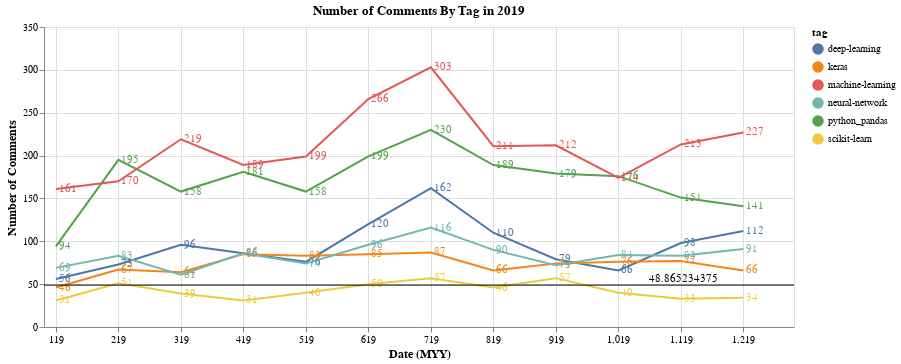

The notebook cell this image was saved under:
### Markdown cell above
# Evaluating Trends Over Time

One way to understand how every tag performed over time is to match them against the average performance of the other tabs.

### Code cell
"""The Code to Rule Them All"""

                                    """Additional Data Cleaning"""
        
stack["CreationDate"] = pd.to_datetime(stack["CreationDate"]) # Changes format of CreationDate column to datetime
tags = stack["Tags"].str.split(",", expand =True) # Splits the Tags column and generates DataFrame

#                                         """Data Manipulation"""
    
tags = pd.concat([stack,tags],axis =1) # Concatenates Tags and Original DataFrame
# This transforms DataFrame from wide to long format and then sort values by tags (this is to count values better)
melted_tags = tags.melt(id_vars = ["Id","CreationDate"],value_vars = [0,1,2,3,4], value_name="tags").sort_values("tags")
for i,c in enumerate(melted_tags["tags"]): # Iterates through melted_tags column to find out where None values are
    if c is None: # This loop iterates the column until it finds the first None value, than it breaks
        cut = i
        break # Break, because no further research is necessary and index is already attributed to cut variable
melted_tags = melted_tags.iloc[:cut,:] # uses cut variables to slice DataFrame
# Creates new column with month and year (to serve as a parameter for future grouping)
melted_tags["date"] = melted_tags["CreationDate"].dt.month*100+melted_tags["CreationDate"].dt.year-2000
 
# Creates a DataFrame only containing information related to python and pandas tags
python_pandas = melted_tags.loc[(melted_tags["tags"]=="python")|(melted_tags["tags"]=="pandas")]
# Group by data and reset index (this will allow for ploting later)
python_pandas = python_pandas.groupby("date").count().reset_index()[["date","tags"]] # Selects only useful columns
python_pandas.columns = ["date","times_mentioned"] # rename columns (tags column cointained how many times the was mentioned)
python_pandas["tag"] = "python_pandas" # create additional column containing the name of the tag

machine_learning_topics = ["deep-learning","keras","neural-network","scikit-learn","machine-learning"] # List with ML topics

machine_learning_dict = {} # Dictionary to store results

for topic in machine_learning_topics: # Loops through the values of machine_learning_topics list
    machine_learning_dict[topic] = melted_tags[melted_tags["tags"]==topic] # For every key in dict, a corresponding DF
    # Sets DFs to the same format of python pandas (groupby,reset_index,rename columns)
    machine_learning_dict[topic] = machine_learning_dict[topic].groupby(
        "date").count().reset_index().rename(columns = {"tags":"times_mentioned"})[["date","times_mentioned"]]
    
all_tags = pd.concat(machine_learning_dict) # concatenate DFs in machine_learning_dict
all_tags = all_tags.reset_index().rename(columns={"level_0":"tag"})[["date","times_mentioned","tag"]] #renames columns
all_tags = pd.concat([python_pandas,all_tags]) # concatenates python_pandas and Dfs from machine_learning_dict
all_tags["average_comments_tag"] =melted_tags["tags"].value_counts().mean()# Adds another row with the average comment count

#                                                 """Plotting Charts
#                                         (At this point, I'm glad I used altair. It
#                                         would have been even longer with matplotlib)"""
    
base = alt.Chart(all_tags).properties(width=750, title = "Number of Comments By Tag in 2019") # Sets up a base chart

lines = base.mark_line().encode(
    x= alt.X("date", axis = alt.Axis(title= "Date (MYY)",titleFontSize=12,
                                     values = [119,219,319,419,519,619,719,819,919,1019,1119,1219])),
    y= alt.Y("times_mentioned", axis = alt.Axis(title = "Number of Comments", titleFontSize=12)),
    color = "tag") # Chart With Lines To Show how tags performed across time

line_text = lines.mark_text(align = "left",
                                    baseline = "middle",
                                    dx=3).encode(text= "times_mentioned") # Annotates the Lines


rule = base.mark_rule().encode(
    y="average(average_comments_tag)")

rule_text = rule.mark_text(align="left",baseline="line-bottom",dx=230).encode(text="average(average_comments_tag)")



(lines+line_text)+(rule+rule_text)

### Figure 1 — Vega-Lite specification as saved in the notebook (floating-point values rounded to 4 significant figures)
{"config": {"view": {"continuousWidth": 400, "continuousHeight": 300}}, "layer": [{"mark": "line", "encoding": {"color": {"type": "nominal", "field": "tag"}, "x": {"type": "quantitative", "axis": {"title": "Date (MYY)", "titleFontSize": 12, "values": [119, 219, 319, 419, 519, 619, 719, 819, 919, 1019, 1119, 1219]}, "field": "date"}, "y": {"type": "quantitative", "axis": {"title": "Number of Comments", "titleFontSize": 12}, "field": "times_mentioned"}}, "title": "Number of Comments By Tag in 2019", "width": 750}, {"mark": {"type": "text", "align": "left", "baseline": "middle", "dx": 3}, "encoding": {"color": {"type": "nominal", "field": "tag"}, "text": {"type": "quantitative", "field": "times_mentioned"}, "x": {"type": "quantitative", "axis": {"title": "Date (MYY)", "titleFontSize": 12, "values": [119, 219, 319, 419, 519, 619, 719, 819, 919, 1019, 1119, 1219]}, "field": "date"}, "y": {"type": "quantitative", "axis": {"title": "Number of Comments", "titleFontSize": 12}, "field": "times_mentioned"}}, "title": "Number of Comments By Tag in 2019", "width": 750}, {"layer": [{"mark": "rule", "encoding": {"y": {"type": "quantitative", "aggregate": "average", "field": "average_comments_tag"}}, "title": "Number of Comments By Tag in 2019", "width": 750}, {"mark": {"type": "text", "align": "left", "baseline": "line-bottom", "dx": 230}, "encoding": {"text": {"type": "quantitative", "aggregate": "average", "field": "average_comments_tag"}, "y": {"type": "quantitative", "aggregate": "average", "field": "average_comments_tag"}}, "title": "Number of Comments By Tag in 2019", "width": 750}]}], "data": {"name": "data-a0b0aecc969cce223c3f1e9d2b07bffe"}, "$schema": "https://vega.github.io/schema/vega-lite/v4.8.1.json", "datasets": {"data-a0b0aecc969cce223c3f1e9d2b07bffe": [{"date": 119, "times_mentioned": 94, "tag": "python_pandas", "average_comments_tag": 48.87}, {"date": 219, "times_mentioned": 195, "tag": "python_pandas", "average_comments_tag": 48.87}, {"date": 319, "times_mentioned": 158, "tag": "python_pandas", "average_comments_tag": 48.87}, {"date": 419, "times_mentioned": 181, "tag": "python_pandas", "average_comments_tag": 48.87}, {"date": 519, "times_mentioned": 158, "tag": "python_pandas", "average_comments_tag": 48.87}, {"date": 619, "times_mentioned": 199, "tag": "python_pandas", "average_comments_tag": 48.87}, {"date": 719, "times_mentioned": 230, "tag": "python_pandas", "average_comments_tag": 48.87}, {"date": 819, "times_mentioned": 189, "tag": "python_pandas", "average_comments_tag": 48.87}, {"date": 919, "times_mentioned": 179, "tag": "python_pandas", "average_comments_tag": 48.87}, {"date": 1019, "times_mentioned": 176, "tag": "python_pandas", "average_comments_tag": 48.87}, {"date": 1119, "times_mentioned": 151, "tag": "python_pandas", "average_comments_tag": 48.87}, {"date": 1219, "times_mentioned": 141, "tag": "python_pandas", "average_comments_tag": 48.87}, {"date": 119, "times_mentioned": 56, "tag": "deep-learning", "average_comments_tag": 48.87}, {"date": 219, "times_mentioned": 73, "tag": "deep-learning", "average_comments_tag": 48.87}, {"date": 319, "times_mentioned": 96, "tag": "deep-learning", "average_comments_tag": 48.87}, {"date": 419, "times_mentioned": 86, "tag": "deep-learning", "average_comments_tag": 48.87}, {"date": 519, "times_mentioned": 76, "tag": "deep-learning", "average_comments_tag": 48.87}, {"date": 619, "times_mentioned": 120, "tag": "deep-learning", "average_comments_tag": 48.87}, {"date": 719, "times_mentioned": 162, "tag": "deep-learning", "average_comments_tag": 48.87}, {"date": 819, "times_mentioned": 110, "tag": "deep-learning", "average_comments_tag": 48.87}, {"date": 919, "times_mentioned": 79, "tag": "deep-learning", "average_comments_tag": 48.87}, {"date": 1019, "times_mentioned": 66, "tag": "deep-learning", "average_comments_tag": 48.87}, {"date": 1119, "times_mentioned": 98, "tag": "deep-learning", "average_comments_tag": 48.87}, {"date": 1219, "times_mentioned": 112, "tag": "deep-learning", "average_comments_tag": 48.87}, {"date": 119, "times_mentioned": 46, "tag": "keras", "average_comments_tag": 48.87}, {"date": 219, "times_mentioned": 67, "tag": "keras", "average_comments_tag": 48.87}, {"date": 319, "times_mentioned": 64, "tag": "keras", "average_comments_tag": 48.87}, {"date": 419, "times_mentioned": 85, "tag": "keras", "average_comments_tag": 48.87}, {"date": 519, "times_mentioned": 83, "tag": "keras", "average_comments_tag": 48.87}, {"date": 619, "times_mentioned": 85, "tag": "keras", "average_comments_tag": 48.87}, {"date": 719, "times_mentioned": 87, "tag": "keras", "average_comments_tag": 48.87}, {"date": 819, "times_mentioned": 66, "tag": "keras", "average_comments_tag": 48.87}, {"date": 919, "times_mentioned": 74, "tag": "keras", "average_comments_tag": 48.87}, {"date": 1019, "times_mentioned": 76, "tag": "keras", "average_comments_tag": 48.87}, {"date": 1119, "times_mentioned": 77, "tag": "keras", "average_comments_tag": 48.87}, {"date": 1219, "times_mentioned": 66, "tag": "keras", "average_comments_tag": 48.87}, {"date": 119, "times_mentioned": 69, "tag": "neural-network", "average_comments_tag": 48.87}, {"date": 219, "times_mentioned": 83, "tag": "neural-network", "average_comments_tag": 48.87}, {"date": 319, "times_mentioned": 61, "tag": "neural-network", "average_comments_tag": 48.87}, {"date": 419, "times_mentioned": 86, "tag": "neural-network", "average_comments_tag": 48.87}, {"date": 519, "times_mentioned": 74, "tag": "neural-network", "average_comments_tag": 48.87}, {"date": 619, "times_mentioned": 96, "tag": "neural-network", "average_comments_tag": 48.87}, {"date": 719, "times_mentioned": 116, "tag": "neural-network", "average_comments_tag": 48.87}, {"date": 819, "times_mentioned": 90, "tag": "neural-network", "average_comments_tag": 48.87}, {"date": 919, "times_mentioned": 72, "tag": "neural-network", "average_comments_tag": 48.87}, {"date": 1019, "times_mentioned": 84, "tag": "neural-network", "average_comments_tag": 48.87}, {"date": 1119, "times_mentioned": 83, "tag": "neural-network", "average_comments_tag": 48.87}, {"date": 1219, "times_mentioned": 91, "tag": "neural-network", "average_comments_tag": 48.87}, {"date": 119, "times_mentioned": 31, "tag": "scikit-learn", "average_comments_tag": 48.87}, {"date": 219, "times_mentioned": 51, "tag": "scikit-learn", "average_comments_tag": 48.87}, {"date": 319, "times_mentioned": 39, "tag": "scikit-learn", "average_comments_tag": 48.87}, {"date": 419, "times_mentioned": 31, "tag": "scikit-learn", "average_comments_tag": 48.87}, {"date": 519, "times_mentioned": 40, "tag": "scikit-learn", "average_comments_tag": 48.87}, {"date": 619, "times_mentioned": 50, "tag": "scikit-learn", "average_comments_tag": 48.87}, {"date": 719, "times_mentioned": 57, "tag": "scikit-learn", "average_comments_tag": 48.87}, {"date": 819, "times_mentioned": 46, "tag": "scikit-learn", "average_comments_tag": 48.87}, {"date": 919, "times_mentioned": 57, "tag": "scikit-learn", "average_comments_tag": 48.87}, {"date": 1019, "times_mentioned": 40, "tag": "scikit-learn", "average_comments_tag": 48.87}, {"date": 1119, "times_mentioned": 33, "tag": "scikit-learn", "average_comments_tag": 48.87}, {"date": 1219, "times_mentioned": 34, "tag": "scikit-learn", "average_comments_tag": 48.87}, {"date": 119, "times_mentioned": 161, "tag": "machine-learning", "average_comments_tag": 48.87}, {"date": 219, "times_mentioned": 170, "tag": "machine-learning", "average_comments_tag": 48.87}, {"date": 319, "times_mentioned": 219, "tag": "machine-learning", "average_comments_tag": 48.87}, {"date": 419, "times_mentioned": 189, "tag": "machine-learning", "average_comments_tag": 48.87}, {"date": 519, "times_mentioned": 199, "tag": "machine-learning", "average_comments_tag": 48.87}, {"date": 619, "times_mentioned": 266, "tag": "machine-learning", "average_comments_tag": 48.87}, {"date": 719, "times_mentioned": 303, "tag": "machine-learning", "average_comments_tag": 48.87}, {"date": 819, "times_mentioned": 211, "tag": "machine-learning", "average_comments_tag": 48.87}, {"date": 919, "times_mentioned": 212, "tag": "machine-learning", "average_comments_tag": 48.87}, {"date": 1019, "times_mentioned": 174, "tag": "machine-learning", "average_comments_tag": 48.87}, {"date": 1119, "times_mentioned": 213, "tag": "machine-learning", "average_comments_tag": 48.87}, {"date": 1219, "times_mentioned": 227, "tag": "machine-learning", "average_comments_tag": 48.87}]}}
